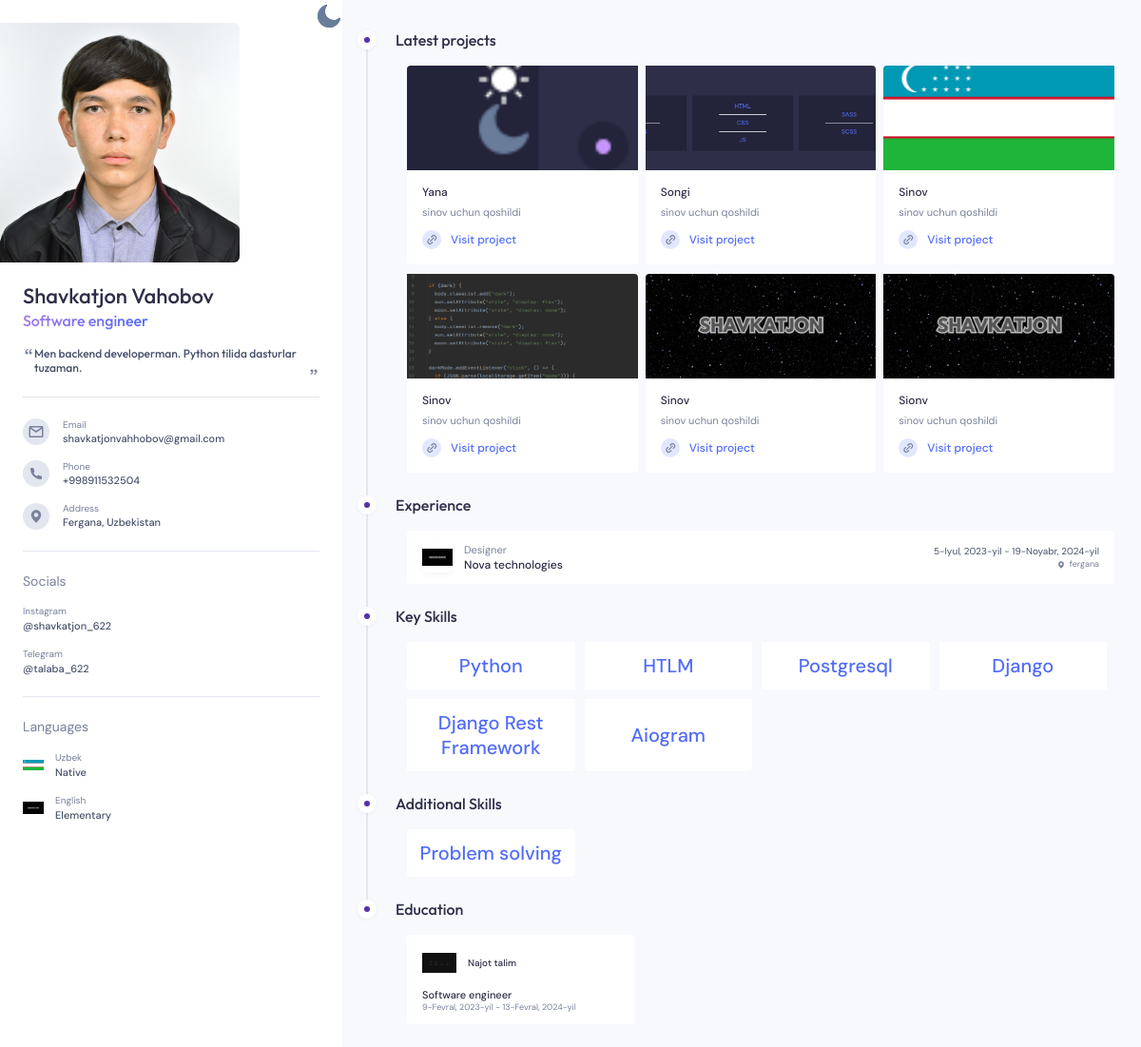
The page / on the database its author committed.
### resume/models.py (models this page shows, shortened)
class Profile(models.Model):
    image = models.ImageField(upload_to='profile/')
    full_name = models.CharField(max_length=150)
    subject = models.CharField(max_length=100)
    bio = models.TextField()

class Info(models.Model):
    email = models.EmailField()
    number = models.CharField(max_length=15)
    location = models.CharField(max_length=150)
    location_url = models.URLField()

class Social(models.Model):
    logo = models.ImageField(upload_to='social/')
    name = models.CharField(max_length=100)
    url = models.URLField()
    imagine = models.CharField(max_length=100)

class Language(models.Model):
    name = models.CharField(max_length=100)
    degree = models.CharField(max_length=20, choices=(('Beginner', 'Beginner'), ('Elementary', 'Elementary'),\
                                                     ('Intermediate', 'Intermediate'), ('Advanced', 'Advanced'), ('Native', 'Native')))
    image = models.ImageField(upload_to='language/')

class LatestProject(models.Model):
    image = models.ImageField(upload_to='project/')
    title = models.CharField(max_length=100)
    body = models.TextField()
    url = models.URLField()

class Experience(models.Model):
    logo = models.ImageField(upload_to='experience/')
    job = models.CharField(max_length=100)
    company = models.CharField(max_length=100)
    location = models.CharField(max_length=100)
    location_url = models.URLField()
    start_date = models.DateField()
    end_date = models.DateField()

class Skill(models.Model):
    name = models.CharField(max_length=100)
    type = models.CharField(max_length=2, choices=(('KS', 'Key skills'), ('AS', 'Additional skills')))

class Education(models.Model):
    logo = models.ImageField(upload_to='education/')
    academy = models.CharField(max_length=100)
    subject = models.CharField(max_length=100)
    start_date = models.DateField()
    end_date = models.DateField()

### resume/views.py (the view)
# urls.py: path('', index, name='home')
def index(request):
    profile = Profile.objects.all()
    profile = profile[::-1]
    socials = Social.objects.all()
    info = Info.objects.all()
    languages = Language.objects.all()
    latest_projects = LatestProject.objects.all()
    latest_projects = latest_projects[::-1]
    experiences = Experience.objects.all()
    skills = Skill.objects.filter(type__contains='KS')
    additional_skills = Skill.objects.filter(type__contains='AS')
    educations = Education.objects.all()
    context = {
        'profile': profile[0],
        'socials': socials,
        'info': info,
        'languages': languages,
        'latest_projects': latest_projects[:6],
        'experiences': experiences,
        'skills': skills,
        'additional_skills': additional_skills,
        'educations': educations,
    }
    return render(request, 'index.html', context=context)

### templates/index.html (shortened to what this page needs)
{% load static %}
<html lang="en">
  <head>
    <link rel="stylesheet" href="{% static '/css/main.css' %}" />
  </head>
  <body>
    <div class="resume">
      <div class="container">
        <div class="user__wrapper">
          <div class="user-images">
            <img src="{{ profile.image.url }}" alt="user img" />
          </div>
          <div class="user__wrapper-header">
            <ul class="user__wrapper-header-ul">
              <li class="user__name">
                <h2>{{ profile.full_name }}</h2>
                <h3>{{ profile.subject }}</h3>
                <p> <span></span>{{ profile.bio }}<span></span></p>
              </li>
              {% for info in info %}
              <li class="user__contact">
                <div class="item">
                  <div class="item-icon">
                  </div>
                  <div class="item-info">
                    <h4>Email</h4>
                    <a href="mailto:{{ info.email }}">{{ info.email }}</a>
                  </div>
                </div>
                <div class="item">
                  <div class="item-icon">
                  </div>
                  <div class="item-info">
                    <h4>Phone</h4>
                    <a href="tel: {{ info.number }}">{{ info.number }}</a>
                  </div>
                </div>
                <div class="item">
                  <div class="item-icon">
                  </div>
                  <div class="item-info">
                    <h4>Address</h4>
                    <a href="{{ info.location_url }}">{{ info.location }}</a>
                  </div>
                </div>
              </li>
              {% endfor %}
              <li class="user__socials">
                <h2 class="title">Socials</h2>
                <ul>
                  {% for social in socials %}
                  <li class="user__socials-item">
                    <div class="item-info">
                      <p>{{ social.name }}</p>
                      <a href="{{ social.url }}" class="item-info-sub">{{ social.imagine }}</a>
                    </div>
                  </li>
                  {% endfor %}
                </ul>
              </li>
              <li class="user__socials language">
                <h2 class="title">Languages</h2>
                <ul>
                  {% for language in languages %}
                  <li class="user__socials-item">
                    <div class="item-icon">
                      <img src="{{ language.image.url }}" alt="flag" />
                    </div>
                    <div class="item-info">
                      <p>{{ language.name }}</p>
                      <p class="item-info-sub">{{ language.degree }}</p>
                    </div>
                  </li>
                  {% endfor %}
                </ul>
              </li>
            </ul>
          </div>
          <button class="darkMode">
            <div class="moon darkModeBtn">
            </div>
          </button>
        </div>
        <div class="user__about">
          <div class="user__about-item">
            <div class="user__about-item-spans">
              <div class="user__about-item-span"></div>
              <div class="user__about-item-span-arrow"></div>
            </div>
            <div class="user__about-item-content">
              <h2 class="user__about-item-title">Latest projects</h2>
              <div class="user__about-item-wrap__project">
                {% for project in latest_projects %}
                <div class="user__about-item-wrap__project-item">
                  <div class="img">
                    <img
                      src="{{ project.image.url }}"
                      alt="project img"
                    />
                  </div>
                  <div class="info">
                    <h2>{{ project.title }}</h2>
                    <p>
                      {{ project.body }}
                    </p>
                    <div class="link__icon">
                      <div class="icon">
                      </div>
                      <a href="{{ project.url }}">Visit project</a>
                    </div>
                  </div>
                </div>
                {% endfor %}
              </div>
            </div>
          </div>
          <div class="user__about-item">
            <div class="user__about-item-spans">
              <div class="user__about-item-span"></div>
              <div class="user__about-item-span-arrow"></div>
            </div>
            <div class="user__about-item-content">
              <h2 class="user__about-item-title">Experience</h2>
              <ul class="user__about-item-wrap__exper">
                {% for experience in experiences %}
                <li class="user__about-item-wrap__exper-item">
                  <div class="icon">
                    <img
                      src="{{ experience.logo.url }}"
                      alt="Experience img"
                    />
                  </div>
                  <div class="info">
                    <h2>{{ experience.job }}</h2>
                    <p>{{ experience.company }}</p>
                  </div>
                  <div class="date">
                    <h2>{{ experience.start_date }} - {{ experience.end_date }}</h2>
                    <a href="{{ experience.location_url }}" class="country">
                      <p>{{ experience.location }}</p>
                    </a>
                  </div>
                </li>
                {% endfor %}
              </ul>
            </div>
          </div>
          <div class="user__about-item">
            <div class="user__about-item-spans">
              <div class="user__about-item-span"></div>
              <div class="user__about-item-span-arrow"></div>
            </div>
            <div class="user__about-item-content">
              <h2 class="user__about-item-title">Key Skills</h2>
              <div class="user__about-item-wrap__skills">
                <div class="user__about-item-wrap__skills-item">
                  <div class="user__about-item-wrap__skills-item-right">
                    <ul>
                      {% for skill in skills %}
                      <li>
                        <p  style="color: #516cf7; font-size: 20px">{{ skill.name }}</p>
                      </li>
                      {% endfor %}
                    </ul>
                  </div>
                </div>
              </div>
            </div>
          </div>
          <div class="user__about-item">
            <div class="user__about-item-spans">
              <div class="user__about-item-span"></div>
              <div class="user__about-item-span-arrow"></div>
            </div>
            <div class="user__about-item-content">
              <h2 class="user__about-item-title">Additional Skills</h2>
              <div class="user__about-item-wrap__skills">
                <div class="user__about-item-wrap__skills-item">
                  <div class="user__about-item-wrap__skills-item-right">
                    <ul>
                      {% for skill in additional_skills %}
                        <li>
                          <p  style="color: #516cf7; font-size: 20px">{{ skill.name }}</p>
                        </li>
                      {% endfor %}
                    </ul>
                  </div>
                </div>
              </div>
            </div>
          </div>
          <div class="user__about-item">
            <div class="user__about-item-spans">
              <div class="user__about-item-span"></div>
            </div>
            <div class="user__about-item-content">
              <h2 class="user__about-item-title">Education</h2>
              <div class="user__about-item-wrap__edu">
                <ul class="user__about-item-wrap__edu-item">
                  {% for education in educations %}
                  <li>
                    <div class="top">
                      <div class="img">
                        <img src="{{ education.logo.url }}" alt="img" />
                      </div>
                      <h4>{{ education.academy }}</h4>
                    </div>
                    <div class="bottom">
                      <h3>{{ education.subject }}</h3>
                      <p>{{ education.start_date }} - {{ education.end_date }}</p>
                    </div>
                  </li>
                  {% endfor %}
                </ul>
              </div>
            </div>
          </div>
        </div>
      </div>
    </div>
  </body>
</html>

### rows shown on the page
Profile: image (picture), full_name "Shavkatjon Vahobov", subject "Software engineer", bio "Men backend developerman. Python tilida dasturlar tuzaman."
Info: email "shavkatjonvahhobov@gmail.com", number "+998911532504", location "Fergana, Uzbekistan"
Social: name "Instagram", imagine "@shavkatjon_622"
Social: name "Telegram", imagine "@talaba_622"
Language: image (picture), name "Uzbek", degree "Native"
Language: image (picture), name "English", degree "Elementary"
LatestProject: image (picture), title "Yana", body "sinov uchun qoshildi"
LatestProject: image (picture), title "Songi", body "sinov uchun qoshildi"
LatestProject: image (picture), title "Sinov", body "sinov uchun qoshildi"
LatestProject: image (picture), title "Sinov", body "sinov uchun qoshildi"
LatestProject: image (picture), title "Sinov", body "sinov uchun qoshildi"
LatestProject: image (picture), title "Sionv", body "sinov uchun qoshildi"
Experience: logo (picture), job "Designer", company "Nova technologies", start_date "5-Iyul, 2023-yil", end_date "19-Noyabr, 2024-yil", location "fergana"
Skill: name "Python"
Skill: name "HTLM"
Skill: name "Postgresql"
Skill: name "Django"
Skill: name "Django Rest Framework"
Skill: name "Aiogram"
Skill: name "Problem solving"
Education: logo (picture), academy "Najot talim", subject "Software engineer", start_date "9-Fevral, 2023-yil", end_date "13-Fevral, 2024-yil"
